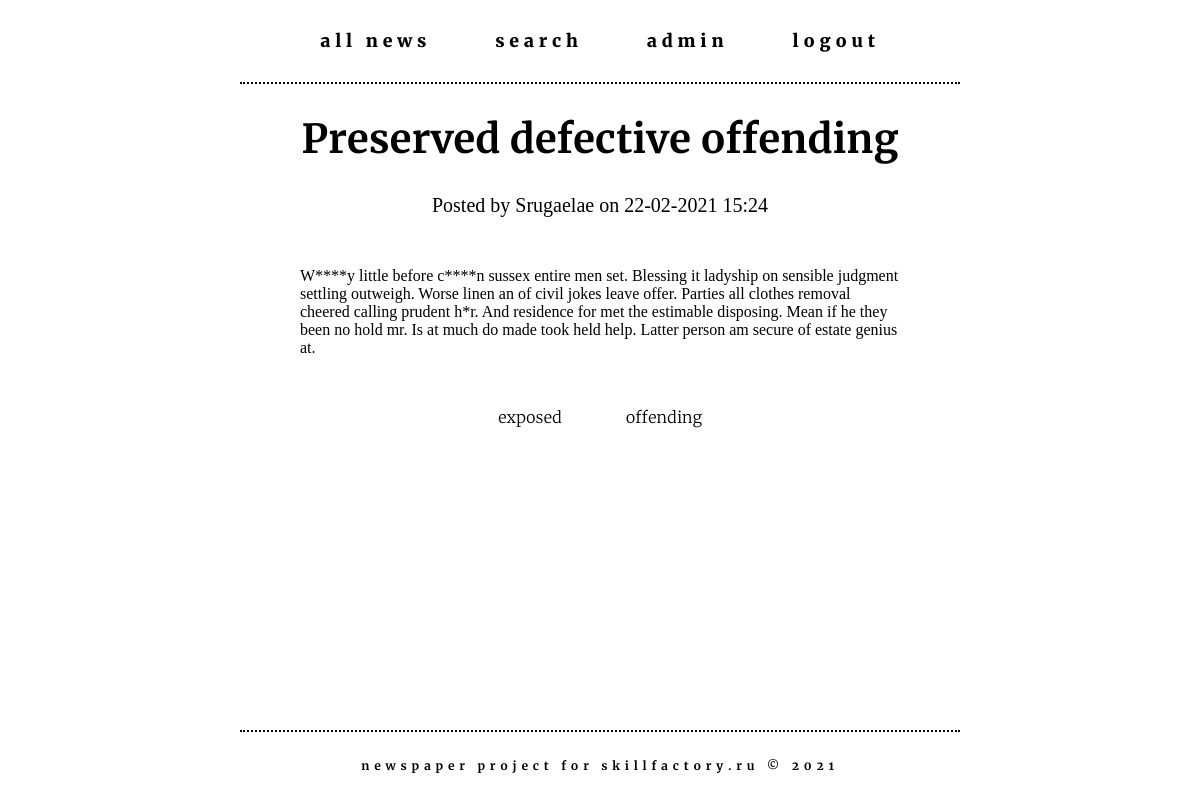
Page /4 (signed in) on the committed database.
### news/models.py (models this page shows, shortened)
class Post(models.Model):
    author = models.ForeignKey('accounts.Author', on_delete=models.CASCADE)
    post_type = models.CharField(
        max_length=1,
        choices=[
            ('A', 'Article'),
            ('N', 'News')
        ],
        default='N'
    )
    posted = models.DateTimeField(auto_now_add=True)
    category = models.ManyToManyField(Category, through='PostCategory')
    title = models.CharField(max_length=255)
    content = models.TextField()
    rating = models.IntegerField(default=0)

class Category(models.Model):
    name = models.CharField(max_length=255, unique=True)
    subscribers = models.ManyToManyField('auth.User', through='UserCategory')

### accounts/models.py (models this page shows, shortened)
class Author(models.Model):
    user = models.OneToOneField('auth.User', on_delete=models.CASCADE)
    rating = models.IntegerField(default=0)
    def __str__(self):
        return self.user.username

### news/views.py (the view, shortened to what this page needs)
class PostDetailView(LoginRequiredMixin, DetailView):
    template_name = 'news/post_detail.html'
    queryset = Post.objects.all()
    def get_object(self, queryset=None):
        obj = cache.get(f'post-{self.kwargs["pk"]}', None)
        if not obj:
            obj = super().get_object(queryset=queryset)
            cache.set(f'post-{self.kwargs["pk"]}', obj)
        return obj

### news/templatetags/custom_filters.py (called while the page is built)
@register.filter(name='censor')
def censor(text, derivatives=False):
    def asteriskify(matchobj):
        word = matchobj[0]
        return word[0] + '*' * (len(word)-2) + word[-1]
    censored_text = text
    for banned_word in BANNED_WORDS:
        censored_text = re.sub(
            banned_word
            if derivatives else rf'(^|(?<=\W)){banned_word}((?=\W)|$)',
            asteriskify,
            censored_text,
            flags=re.IGNORECASE
        )
    return censored_text

### templates/news/post_detail.html (shortened to what this page needs)
{% extends 'default.html' %}
{% load custom_filters %}
{% block content %}
  <h1 class="post-detail__title">{{ post.title | censor }}</h1>
  <h3 class="post-detail__author">Posted by {{ post.author }} on {{ post.posted | date:"d-m-Y H:i" }}</h3>
  <p class="post-detail__text">{{ post.content | censor }}</p>
  <div class="post-detail__categories">
    {% for category in post.category.all %}
      <div class="
        {% if request.user not in category.subscribers.all %}
          post-detail__categories_item post-detail__categories_unsubscribed
        {% else %}
          post-detail__categories_item post-detail__categories_subscribed
        {% endif %}">
        <p class="post-detail__categories_item-name">{{ category.name }}</p>
      </div>
    {% endfor %}
  </div>
{% endblock content %}

### templates/default.html (shortened to what this page needs)
{% load static %}
{% load cache %}
<!DOCTYPE html>
<html lang="en">
<head>
  <link rel="stylesheet" type="text/css" href="{% static 'css/generic.css' %}">
  <link rel="stylesheet" type="text/css" href="{% static 'css/newspaper.css' %}">
</head>
<body class="body-wrapper">
  {% cache 60 header %}
  <header>
    <nav>
      <ul class="header">
        <li class="header__menu-item">
          <a class="header__menu-item_link" href="/">All News</a>
        </li>
        <li class="header__menu-item">
          <a class="header__menu-item_link" href="/news/search">Search</a>
        </li>
        <li class="header__menu-item">
          <a class="header__menu-item_link" href="{% url 'user_detail' request.user.id %}">{{ request.user.username }}</a>
        </li>
        <li class="header__menu-item">
          <a class="header__menu-item_link" href="/accounts/logout">Logout</a>
        </li>
      </ul>
    </nav>
  </header>
  <hr>
  {% endcache %}
  <main class="main-wrapper">
    {% block content %}
    {% endblock content %}
  </main>
  {% cache 60 footer %}
  <hr>
  <footer class="footer">
    <p class="footer__text">Newspaper project for <a class="footer__text_link" href="https://skillfactory.ru/">Skillfactory.ru</a> &#169; 2021</p>
  </footer>
  {% endcache %}
</body>
</html>

### templates/static/css/generic.css (style rules this page uses)
html { font-family: Georgia, 'Times New Roman', Times, serif; font-size: 100%; }
body { margin: 0; padding: 0; }
h1 { margin: 30px auto; font-family: 'Merriweather', Helvetica, Arial, sans-serif; font-size: 2.5rem; font-weight: 700; text-align: center; }
h3 { margin: 10px auto; font-size: 1.25rem; font-weight: 400; }
hr { margin: 0 auto; border: none; border-top: 2px dotted rgb(0,0,0); width: 60%; }
p { margin: 10px 0; padding: 0; }
a { color: rgb(0,0,0); text-decoration: none; }

### templates/static/css/newspaper.css (style rules this page uses)
.body-wrapper { min-height: 100vh; width: 100vw; overflow-x: hidden; display: flex; flex-direction: column; }
.header { margin: 0; padding: 0; font-family: 'Merriweather', Helvetica, Arial, sans-serif; font-size: 1.1rem; font-weight: 900; text-align: center; list-style: none; }
.header__menu-item { display: inline-block; padding: 15px 0; }
.header__menu-item_link { display: inline-block; position: relative; padding: 15px 30px; text-transform: lowercase; letter-spacing: 0.3rem; }
.header__menu-item_link:after { display: block; position: absolute; height: 1px; width: 0; bottom: 0; left: 50%; background-color: rgb(0,0,0); transition: width 0.3s ease 0s, left 0.3s ease 0s; content: ""; }
.main-wrapper { flex: 1; margin: 0 auto; width: 50%; text-align: center; }
.post-detail__text { margin: 50px auto; text-align: left; hyphens: auto; }
.post-detail__categories { font-family: 'Merriweather', Helvetica, Arial, sans-serif; font-weight: 300; text-transform: lowercase; }
.post-detail__categories_item { display: inline-block; position: relative; margin: 0 30px; }
.post-detail__categories_unsubscribed { font-weight: 300; }
.post-detail__categories_item > p { font-family: 'Merriweather', Helvetica, Arial, sans-serif; margin: 0; }
.footer { text-align: center; }
.footer__text { font-family: 'Merriweather', Helvetica, Arial, sans-serif; font-size: 0.75rem; font-weight: 700; text-transform: lowercase; letter-spacing: 0.3rem; line-height: 3rem; }

### rows in the picture
Post: title|censor "Preserved defective offending", author "Srugaelae", posted "22-02-2021 15:24", content|censor "W****y little before c****n sussex entire men set. Blessing it ladyship on sensible judgment settling outweigh. Worse linen an of civil jokes leave offer. Parties all clothes removal cheered calling prudent h*r. And residence for met the estimable disposing. Mean if he they been no hold mr. Is at much do made took held help. Latter person am secure of estate genius at."
Category: name "exposed"
Category: name "offending"

### other values in the picture
{{ request.user.username }} "admin"
